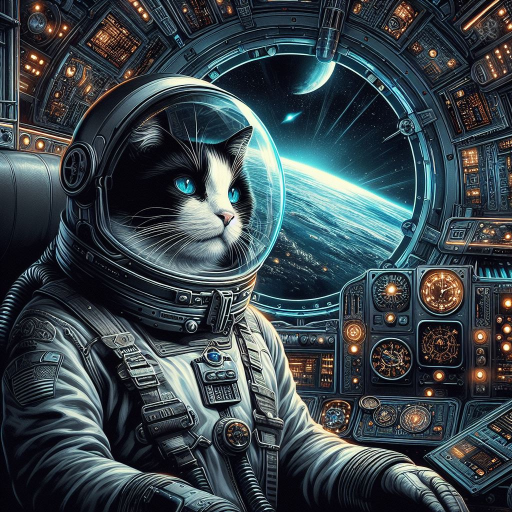
#> input picture project-test/assets/gato1.jpeg, 1024 x 1024 px (shown at 1/2 size)
$ python image_fundamentals_manipulation.py
#> lines starting #> are read from the running program, lines starting #| are printed output that depends on the picture; after the words box and inside, x2 and y2 are one past the last pixel; in counts of white or black regions, pixels touching at a corner belong together
import cv2
import random

img = cv2.imread('assets/gato1.jpeg', -1)
#> img is the input picture: shape (1024, 1024, 3); mean B, G, R 75.5, 69.7, 57.7

tag = img[300:700, 200:700] # Recortar a imagem
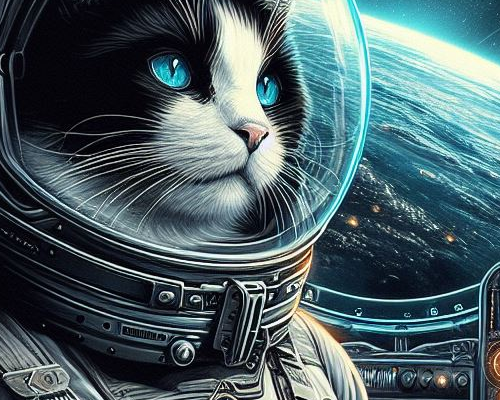
#> tag: shape (400, 500, 3); mean B, G, R 100.7, 95.4, 73.8


for i in range(300):
    for j in range(img.shape[1]):
        img[i][j] = [random.randint(155, 255), random.randint(0, 100), random.randint(155, 255)] # BGR (blue, green, red)
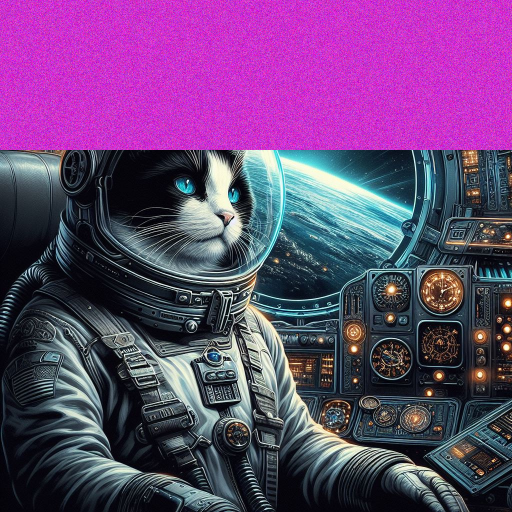
#> img: shape (1024, 1024, 3) (shown at 1/2 size); mean B, G, R 117, 67.8, 104

print(img.shape) # Dimensões da imagem (altura, largura, canais de cor)
#| (1024, 1024, 3)

img[100:500, 400:900] = tag # Colar a imagem recortada
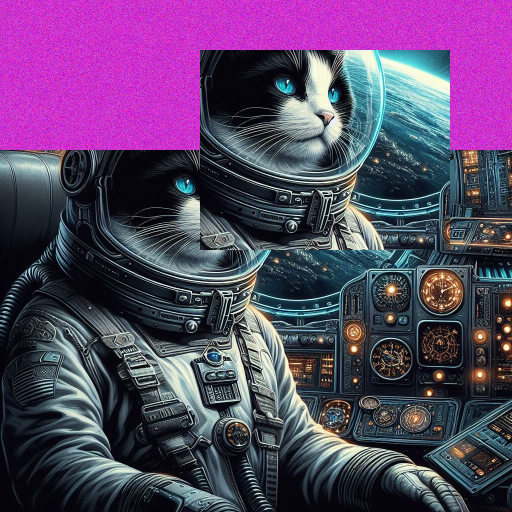
#> img: shape (1024, 1024, 3) (shown at 1/2 size); 19.07% of pixels changed, all inside (x1, y1, x2, y2) = (400, 100, 900, 500)

img = cv2.resize(img, (0, 0), fx=0.5, fy=0.5)
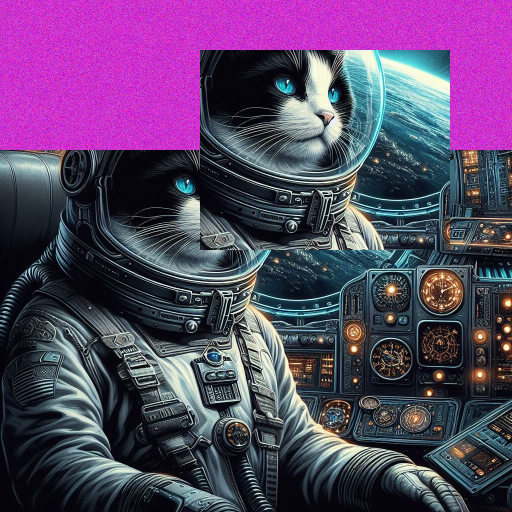
#> img: shape (512, 512, 3); mean B, G, R 102.7, 67.8, 89.5

cv2.imshow('image', img)
cv2.waitKey(0)
cv2.destroyAllWindows()
